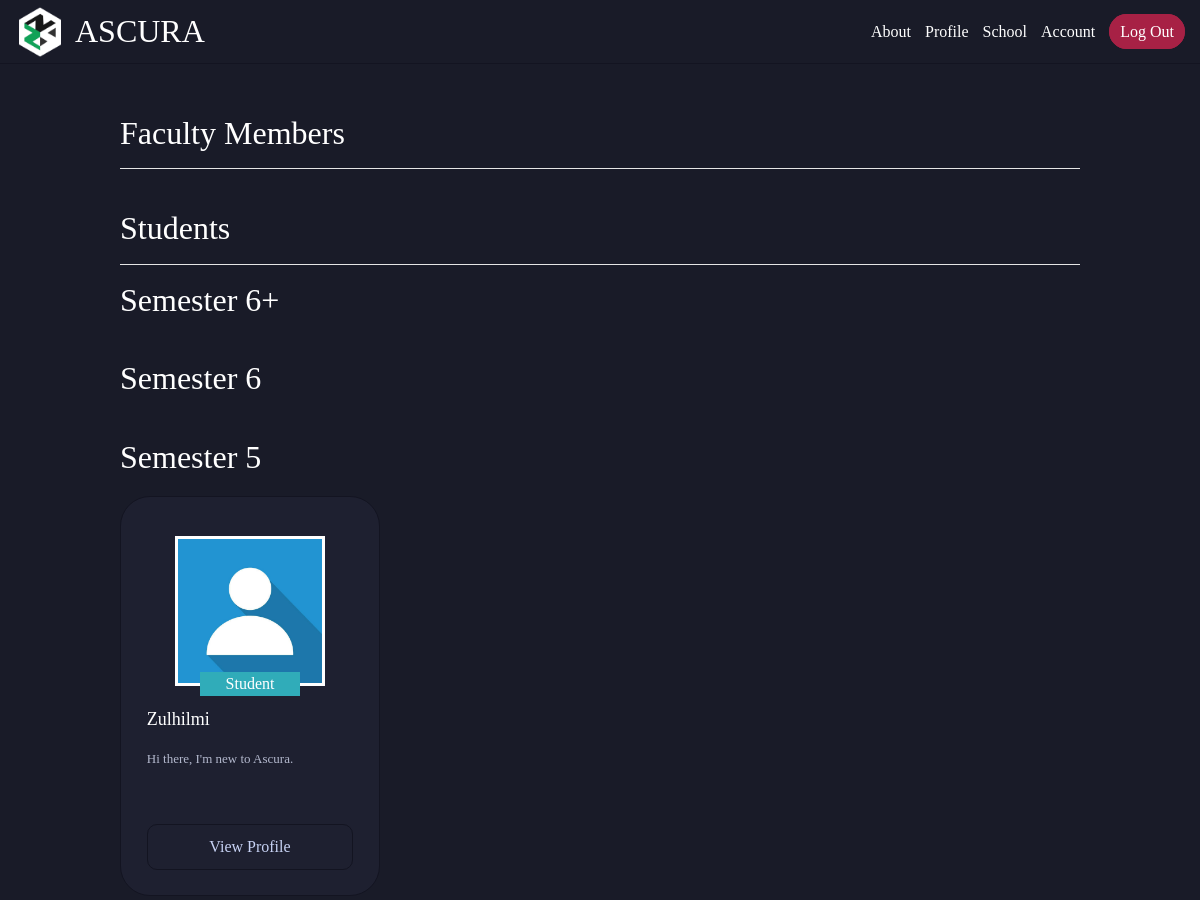
The page /scet/members (signed in, upper part) on the database as committed earlier.
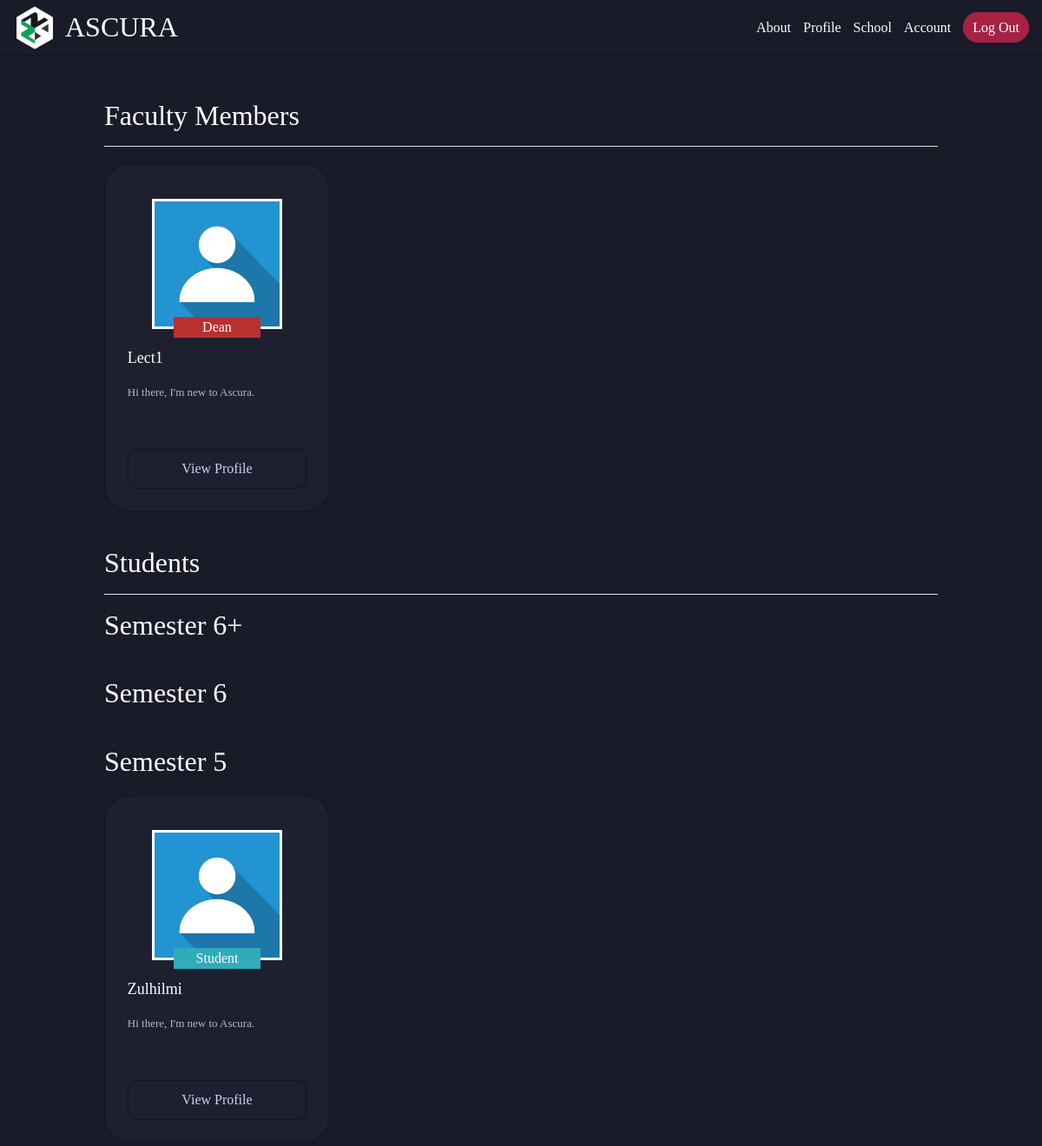
The same page on the database as committed later.
### ascura/models.py (models this page shows, shortened)
class User(db.Model, UserMixin):
    id = db.Column(db.Integer, primary_key=True)
    first_name = db.Column(db.String(30), nullable=False)
    last_name = db.Column(db.String(30), nullable=False)
    username = db.Column(db.String(14), unique=True, nullable=False)
    email = db.Column(db.String(120), unique=True, nullable=False)
    password = db.Column(db.String(60), nullable=False)
    image_file = db.Column(db.String(20), nullable=False, default='default.jpg')
    short_desc = db.Column(db.String(70), nullable=False, default="Hi there, I'm new to Ascura.")
    long_desc = db.Column(db.String(450), nullable=False, default="No information given")
    interests = db.Column(db.String(100), nullable=False, default="This user has not specified any interests.")
    school_id = db.Column(db.Integer, db.ForeignKey('school.id'), nullable=False)
    course_id = db.Column(db.Integer, db.ForeignKey('course.id'), nullable=True) # Faculty members don't need this
    semester = db.Column(db.String(2), nullable=True) # Faculty members don't need this
    role_id = db.Column(db.Integer, db.ForeignKey('role.id'), nullable=False, default=1) # Default student role
    u_type = db.Column(db.Integer, db.ForeignKey('usertype.id'), nullable=False, default=3) # Default user type normal
    posts = db.relationship('Post', backref='author', lazy=True)
    comments = db.relationship('Comment', backref='author', lazy=True)

class Role(db.Model):
    id = db.Column(db.Integer, primary_key=True)
    role_name = db.Column(db.String(20), nullable=False, unique=True)
    student_role = db.relationship("User", backref='role', lazy=True)

### ascura/routes.py (the view)
@app.route("/<string:school>/members", methods=['GET'])
@login_required
def school_s_list(school):
    if not determine_school(school):
        return redirect(url_for('home'))
    school_id = get_school_id(school)
    members = User.query.filter_by(school_id=school_id).all()
    return render_template('members_list.html', title='Members', members=members)

### ascura/models.py (called while the page is built)
@login_manager.user_loader
def load_user(user_id):
    return User.query.get(user_id)

### ascura/routes.py (called while the page is built)
def determine_school(school):
    schools = ['scet', 'smart', 'sbm', 'shtm', 'saat', 'sss']
    if school in schools:
        return True
    else:
        return False

def get_school_id(school):
    if school == 'scet':
        school_id = 1
    elif school == 'smart':
        school_id = 2
    elif school == 'sbm':
        school_id = 3
    elif school == 'shtm':
        school_id = 4
    elif school == 'saat':
        school_id = 5
    elif school == 'sss':
        school_id = 6
    return school_id

### ascura/templates/members_list.html (shortened to what the changed rows need)
{% extends 'layout.html' %}
{% block body %}
    <div id="main-container">
        <div id="p-wrapper">
            <h1 class="m-section m-section-out">Faculty Members</h1>
            <div id="profiles">
                <div class="profile-row">
                    {% for member in members %}
                        {% if member.role_id == 4 or member.role_id == 5 or member.role_id == 6 %}
                            <div class="profile-container">
                                <div class="top-container">
                                    <div class="profile-pic">
                                        <img src="{{ url_for('static', filename='images/profile_pics/' + member.image_file) }}" alt="Profile picture">
                                        {% if member.role.role_name == 'Lecturer' %}
                                            <div class="school-role school-role-lecturer">
                                                <span>{{ member.role.role_name }}</span>
                                            </div>
                                        {% elif member.role.role_name == 'HOP' %}
                                            <div class="school-role school-role-hop">
                                                <span>{{ member.role.role_name }}</span>
                                            </div>
                                        {% elif member.role.role_name == 'Dean' %}
                                            <div class="school-role school-role-dean">
                                                <span>{{ member.role.role_name }}</span>
                                            </div>
                                        {% endif %}
                                    </div>
                                </div>
                                <div class="mid-container">
                                    <p class="user-name">{{ member.first_name }}</p>
                                    <p class="short-desc">{{ member.short_desc }}</p>
                                </div>
                                <div class="bottom-container">
                                    <a href="{{ url_for('user_page', username=member.username) }}">View Profile</a>
                                </div>
                            </div>
                        {% endif %}
                    {% endfor %}
                </div>
            </div>
            <h1 class="m-section m-section-out">Students</h1>
            <div id="profiles">
                {% for sem_num in range(7, 0, -1) %}
                    {% if sem_num == 7 %}
                        <h1 class="m-section">Semester 6+</h1>
                    {% else %}
                        <h1 class="m-section">Semester {{ sem_num }}</h1>
                    {% endif %}
                    <div class="profile-row">
                        {% for member in members %}
                            {% if member.semester|int == sem_num %}
                                <div class="profile-container">
                                    <div class="top-container">
                                        <div class="profile-pic">
                                            <img src="{{ url_for('static', filename='images/profile_pics/' + member.image_file) }}" alt="Profile picture">
                                            {% if member.role.role_name == 'Student' %}
                                                <div class="school-role school-role-student">
                                                    <span>{{ member.role.role_name }}</span>
                                                </div>
                                            {% elif member.role.role_name == 'Vice Chairman' %}
                                                <div class="school-role school-role-vice-chairman">
                                                    <span>{{ member.role.role_name }}</span>
                                                </div>
                                            {% elif member.role.role_name == 'Chairman' %}
                                                <div class="school-role school-role-chairman">
                                                    <span>{{ member.role.role_name }}</span>
                                                </div>
                                            {% endif %}
                                        </div>
                                    </div>
                                    <div class="mid-container">
                                        <p class="user-name">{{ member.first_name }}</p>
                                        <p class="short-desc">{{ member.short_desc }}</p>
                                    </div>
                                    <div class="bottom-container">
                                        <a href="{{ url_for('user_page', username=member.username) }}">View Profile</a>
                                    </div>
                                </div>
                            {% endif %}
                        {% endfor %}
                    </div>
                {% endfor %}
            </div>
        </div>
    </div>
{% endblock body %}

Rows that differ between the two databases and show on the page:
added User: image_file (placeholder picture), role.role_name "Dean", first_name "Lect1", short_desc "Hi there, I'm new to Ascura.", shown under "Faculty Members"
